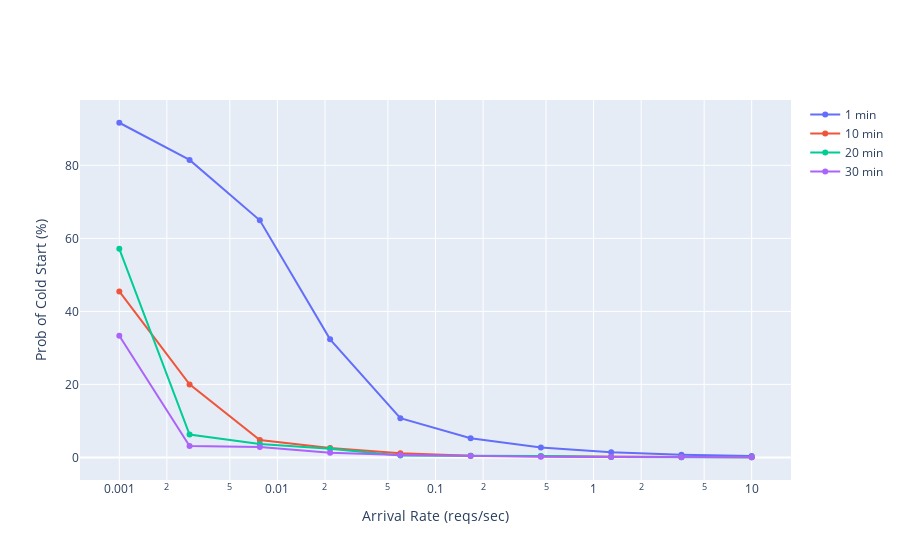

The cell this chart's notebook holds for it:
### Code cell
plot_fig_for_col('prob_cold_percent', 'Prob of Cold Start (%)')

### Figure 1 — Plotly figure (JSON) as saved in the notebook; plotly's stock layout.template omitted (floating-point values rounded to 4 significant figures)
{"data": [{"mode": "markers+lines", "name": "1 min", "type": "scatter", "x": [0.001, 0.002783, 0.007743, 0.02154, 0.05995, 0.1668, 0.4642, 1.292, 3.594, 10], "y": [91.67, 81.48, 64.94, 32.35, 10.76, 5.236, 2.729, 1.398, 0.7011, 0.3675]}, {"mode": "markers+lines", "name": "10 min", "type": "scatter", "x": [0.001, 0.002783, 0.007743, 0.02154, 0.05995, 0.1668, 0.4642, 1.292, 3.594, 10], "y": [45.45, 20, 4.762, 2.575, 1.155, 0.4759, 0.3289, 0.1943, 0.1004, 0.05771]}, {"mode": "markers+lines", "name": "20 min", "type": "scatter", "x": [0.001, 0.002783, 0.007743, 0.02154, 0.05995, 0.1668, 0.4642, 1.292, 3.594, 10], "y": [57.14, 6.25, 3.704, 2.381, 0.53, 0.4837, 0.3874, 0.1394, 0.07204, 0.05499]}, {"mode": "markers+lines", "name": "30 min", "type": "scatter", "x": [0.001, 0.002783, 0.007743, 0.02154, 0.05995, 0.1668, 0.4642, 1.292, 3.594, 10], "y": [33.33, 3.125, 2.857, 1.299, 0.6547, 0.3656, 0.1506, 0.1186, 0.06419, 0.04711]}], "layout": {"xaxis": {"title": {"text": "Arrival Rate (reqs/sec)"}, "type": "log"}, "yaxis": {"title": {"text": "Prob of Cold Start (%)"}}}}
